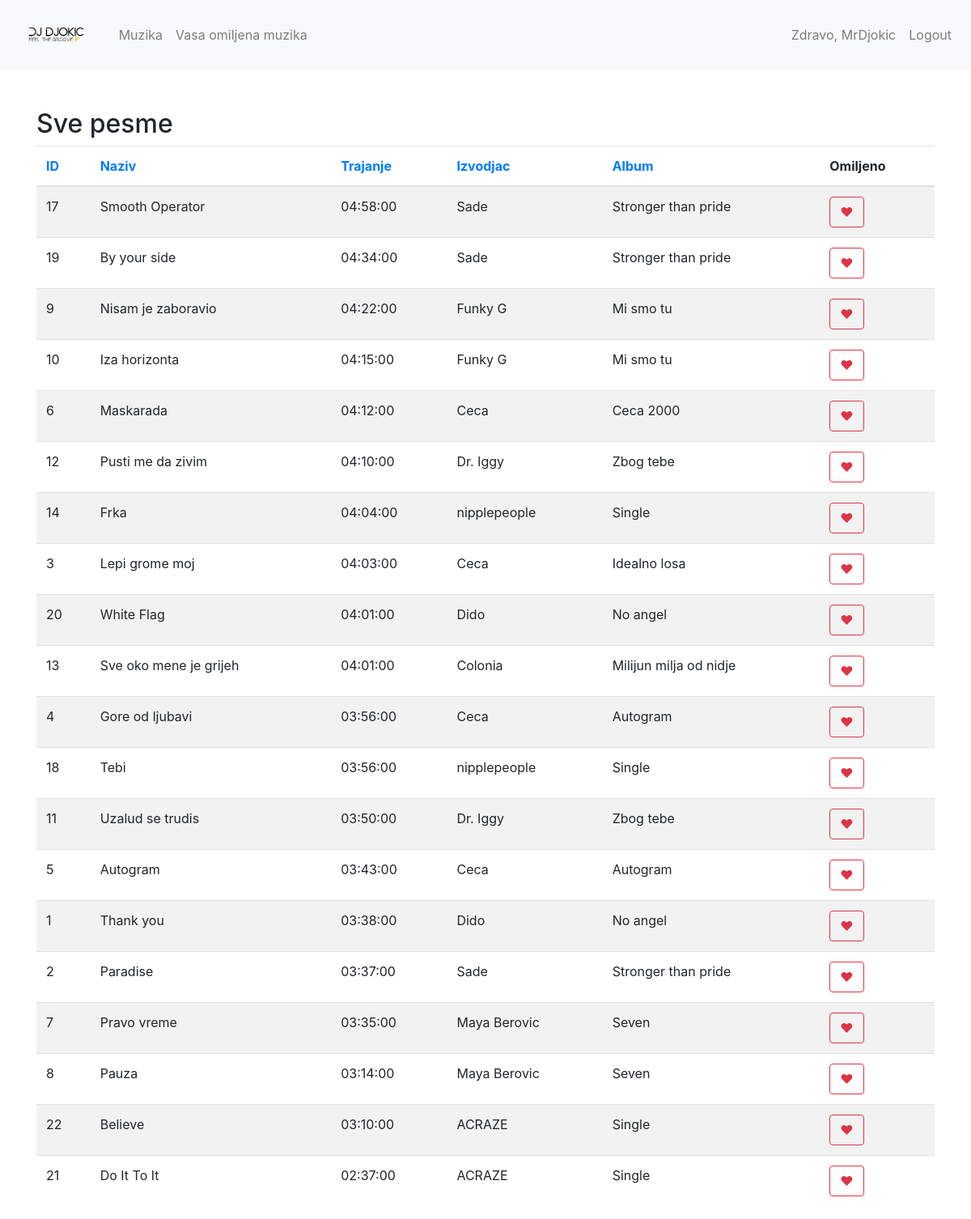
Page /muzika.php?order_by=trajanje&order_dir=desc (signed in) on the committed database.
### tables this page shows
CREATE TABLE `pesme` (
  `id` int(11) NOT NULL,
  `naziv` varchar(255) NOT NULL,
  `trajanje` time NOT NULL,
  `izvodjac_id` int(11) NOT NULL,
  `album_id` int(11) NOT NULL
);

CREATE TABLE `izvodjaci` (
  `id` int(11) NOT NULL,
  `ime` varchar(255) NOT NULL
);

CREATE TABLE `albumi` (
  `id` int(11) NOT NULL,
  `naziv` varchar(255) NOT NULL,
  `godina_izdavanja` year(4) NOT NULL,
  `izvodjac_id` int(11) NOT NULL
);

### muzika.php (the view, shortened to what this page needs)
<?php
include('header.php');
include('db.php');
$order_by = isset($_GET['order_by']) ? $_GET['order_by'] : 'pesma_naziv';
$order_dir = isset($_GET['order_dir']) && $_GET['order_dir'] == 'desc' ? 'DESC' : 'ASC';
$sql = "SELECT pesme.id, pesme.naziv AS pesma_naziv, pesme.trajanje, izvodjaci.ime AS izvodjac_ime, albumi.naziv AS album_naziv
        FROM pesme
        JOIN izvodjaci ON pesme.izvodjac_id = izvodjaci.id
        JOIN albumi ON pesme.album_id = albumi.id
        ORDER BY $order_by $order_dir";
$result = $conn->query($sql);
?>
<div class="container mt-5">
    <h2>Sve pesme</h2>
    <table class="table table-striped">
        <thead>
            <tr>
                <th><a href="?order_by=id&order_dir=<?= $order_dir == 'ASC' ? 'desc' : 'asc' ?>">ID</a></th>
                <th><a href="?order_by=pesma_naziv&order_dir=<?= $order_dir == 'ASC' ? 'desc' : 'asc' ?>">Naziv</a></th>
                <th><a href="?order_by=trajanje&order_dir=<?= $order_dir == 'ASC' ? 'desc' : 'asc' ?>">Trajanje</a></th>
                <th><a href="?order_by=izvodjac_ime&order_dir=<?= $order_dir == 'ASC' ? 'desc' : 'asc' ?>">Izvodjac</a></th>
                <th><a href="?order_by=album_naziv&order_dir=<?= $order_dir == 'ASC' ? 'desc' : 'asc' ?>">Album</a></th>
                <th>Omiljeno</th>
            </tr>
        </thead>
        <tbody>
            <?php while($row = $result->fetch_assoc()): ?>
                <tr>
                    <td><?= $row['id'] ?></td>
                    <td><?= $row['pesma_naziv'] ?></td>
                    <td><?= $row['trajanje'] ?></td>
                    <td><?= $row['izvodjac_ime'] ?></td>
                    <td><?= $row['album_naziv'] ?></td>
                    <td>
                        <form method="POST" action="muzika.php">
                            <button type="submit" class="btn btn-outline-danger">❤</button>
                        </form>
                    </td>
                </tr>
            <?php endwhile; ?>
        </tbody>
    </table>
</div>
</body>
</html>

### rows in the picture
pesme: id "17", naziv "Smooth Operator", trajanje "04:58:00", izvodjac.ime "Sade", album.naziv "Stronger than pride"
pesme: id "19", naziv "By your side", trajanje "04:34:00", izvodjac.ime "Sade", album.naziv "Stronger than pride"
pesme: id "9", naziv "Nisam je zaboravio", trajanje "04:22:00", izvodjac.ime "Funky G", album.naziv "Mi smo tu"
pesme: id "10", naziv "Iza horizonta", trajanje "04:15:00", izvodjac.ime "Funky G", album.naziv "Mi smo tu"
pesme: id "6", naziv "Maskarada", trajanje "04:12:00", izvodjac.ime "Ceca", album.naziv "Ceca 2000"
pesme: id "12", naziv "Pusti me da zivim", trajanje "04:10:00", izvodjac.ime "Dr. Iggy", album.naziv "Zbog tebe"
pesme: id "14", naziv "Frka", trajanje "04:04:00", izvodjac.ime "nipplepeople", album.naziv "Single"
pesme: id "3", naziv "Lepi grome moj", trajanje "04:03:00", izvodjac.ime "Ceca", album.naziv "Idealno losa"
pesme: id "20", naziv "White Flag", trajanje "04:01:00", izvodjac.ime "Dido", album.naziv "No angel"
pesme: id "13", naziv "Sve oko mene je grijeh", trajanje "04:01:00", izvodjac.ime "Colonia", album.naziv "Milijun milja od nidje"
pesme: id "4", naziv "Gore od ljubavi", trajanje "03:56:00", izvodjac.ime "Ceca", album.naziv "Autogram"
pesme: id "18", naziv "Tebi", trajanje "03:56:00", izvodjac.ime "nipplepeople", album.naziv "Single"
pesme: id "11", naziv "Uzalud se trudis", trajanje "03:50:00", izvodjac.ime "Dr. Iggy", album.naziv "Zbog tebe"
pesme: id "5", naziv "Autogram", trajanje "03:43:00", izvodjac.ime "Ceca", album.naziv "Autogram"
pesme: id "1", naziv "Thank you", trajanje "03:38:00", izvodjac.ime "Dido", album.naziv "No angel"
pesme: id "2", naziv "Paradise", trajanje "03:37:00", izvodjac.ime "Sade", album.naziv "Stronger than pride"
pesme: id "7", naziv "Pravo vreme", trajanje "03:35:00", izvodjac.ime "Maya Berovic", album.naziv "Seven"
pesme: id "8", naziv "Pauza", trajanje "03:14:00", izvodjac.ime "Maya Berovic", album.naziv "Seven"
pesme: id "22", naziv "Believe", trajanje "03:10:00", izvodjac.ime "ACRAZE", album.naziv "Single"
pesme: id "21", naziv "Do It To It", trajanje "02:37:00", izvodjac.ime "ACRAZE", album.naziv "Single"

### other values in the picture
$_SESSION['username'] "MrDjokic"
